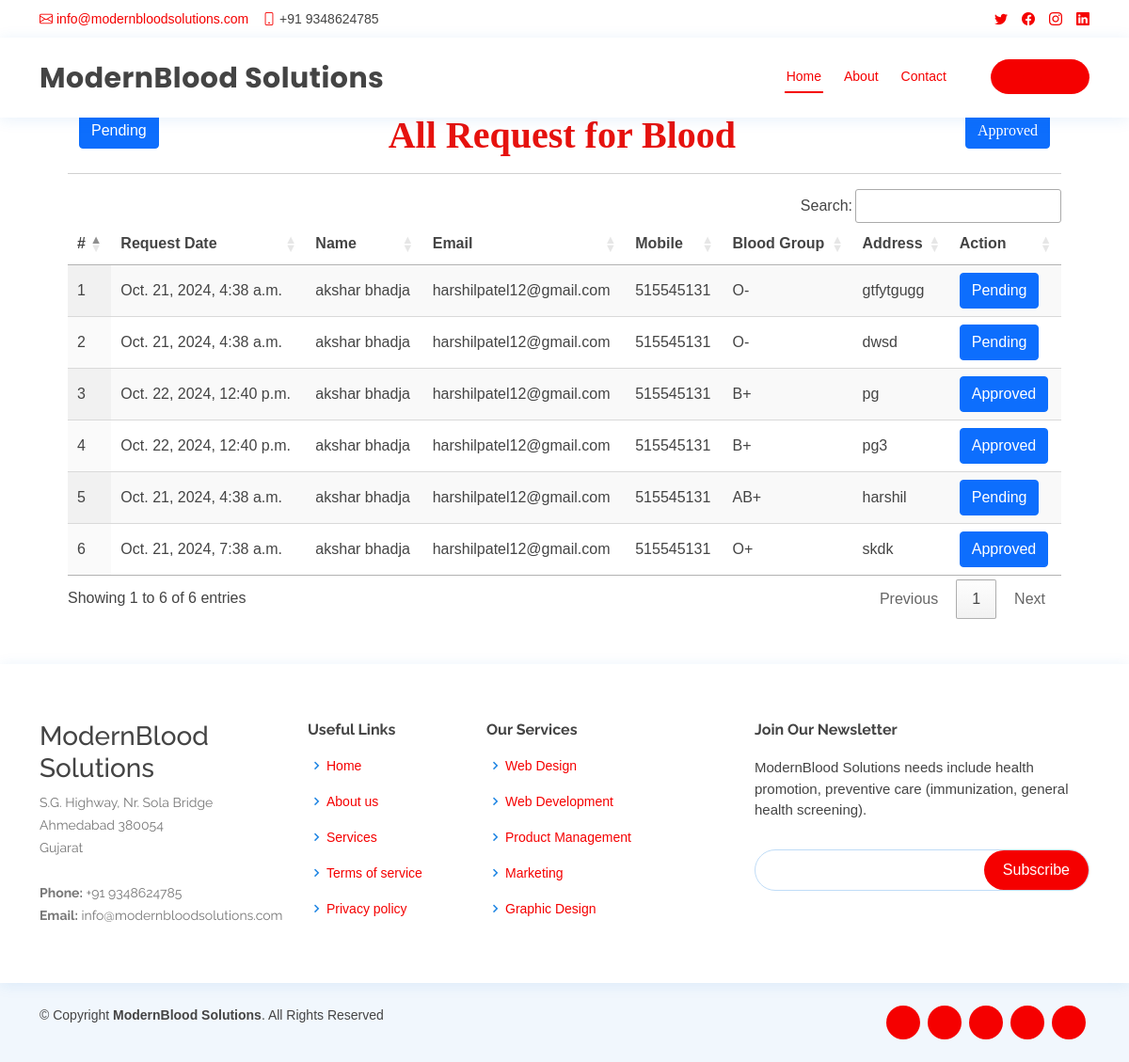
The page /request_blood on the database its author committed.
### blood_app/models.py (models this page shows, shortened)
class Blood_Donation(models.Model):
    status = models.CharField(max_length=100, null=True, blank=True)
    user = models.ForeignKey(UserProfile, on_delete=models.CASCADE, null=True, blank=True)
    blood_group = models.ForeignKey(Category, on_delete=models.CASCADE, null=True, blank=True)
    place = models.CharField(max_length=100, null=True, blank=True)
    purpose = models.CharField(max_length=100, null=True, blank=True)
    created = models.DateTimeField(auto_now=True,null=True)
    active = models.BooleanField(null=True, blank=True, default=False)

class UserProfile(models.Model):
    user = models.ForeignKey(User, on_delete=models.CASCADE, null=True)
    contact = models.CharField(max_length=100, null=True)
    address = models.CharField(max_length=100, null=True)
    blood_group = models.ForeignKey(Category, on_delete=models.CASCADE, null=True, blank=True)
    dob = models.DateField(null=True)
    image = models.FileField(null=True)

class Category(models.Model):
    name = models.CharField(max_length=100, null=True, blank=True)
    def __str__(self):
        return self.name

### blood_app/views.py (the view)
# urls.py: path('request_blood', request_blood, name='request_blood'),
def request_blood(request):
    mydata = request.GET.get('action',0)
    data = Blood_Donation.objects.filter(purpose="Request for Blood")
    if mydata:
        data = data.filter(status=mydata)
    return render(request, 'request_blood.html', {'data':data})

### blood_app/templates/request_blood.html (shortened to what this page needs)
{% extends 'index.html' %}
{% load static %}
{% block body %}
<div class="container-fluid" style="width:90%;margin-top:10%">
                    <div class="container-fluid">
                          <a href="/request_blood?action=Pending">
                            <button type="button" class="btn btn-primary pull-left">Pending</button>
                          </a>
                          <h1 align="center" style="font-weight:bold;font-family : 'Monotype Corsiva' ; color : #E6120E ;margin-top:4%">
                            {% if request.GET.action %} {{request.GET.action}} {% else %} All{% endif %} Request for Blood
                          <a href="/request_blood?action=Approved">
                            <button type="button" class="btn btn-primary pull-right">Approved</button>
                          </a>
                        </h1>
                         </div><hr>
                                <table id="example" class="display" style="width:100%">
                                  <thead>
                                    <tr>
                                      <th>#</th>
                                      <th>Request Date</th>
                                      <th>Name</th>
                                      <th>Email</th>
                                      <th>Mobile</th>
                                      <th>Blood Group</th>
                                      <th>Address</th>
                                      <th>Action</th>
                                  </tr>
                              </thead>
                              <tbody>
                              {% for i in data %}
                                <tr>
                                  <td>{{forloop.counter}}</td>
                                  <td>{{i.created}}</td>
                                  <td>{{i.user.user.first_name}} {{i.user.user.last_name}}</td>
                                  <td>{{i.user.user.email}}</td>
                                  <td>{{i.user.contact}}</td>
                                  <td>{{i.blood_group}}</td>
                                  <td>{{i.place}}</td>
                                  <td>
                                    <a href="/change_status/{{i.id}}/?data={{request.get_full_path}}">
                                      <button type="button" class="btn btn-primary">{% if i.status == "Approved" %}Approved{% else %}Pending{% endif %}</button>
                                    </a>
                                  </td>
                              </tr>
                              {% endfor %}
                          </tbody>
                      </table>
                  </div>
{% endblock %}

### blood_app/static/css/style.css (style rules this page uses)
body { font-family: "Open Sans", sans-serif; color: #444444; }
a { color: #f50000 !important; text-decoration: none; }
h1, h2, h3, h4, h5, h6 { font-family: "Raleway", sans-serif; }

### blood_app/templates/request_blood.html (style rules this page uses)
body { font-family: Arial, Helvetica, sans-serif; }

### rows shown on the page
Blood_Donation: created "Oct. 21, 2024, 4:38 a.m.", user.user.first_name "akshar", user.user.last_name "bhadja", user.user.email "harshilpatel12@gmail.com", user.contact "515545131", blood_group "O-", place "gtfytgugg", status "Pending"
Blood_Donation: created "Oct. 21, 2024, 4:38 a.m.", user.user.first_name "akshar", user.user.last_name "bhadja", user.user.email "harshilpatel12@gmail.com", user.contact "515545131", blood_group "O-", place "dwsd", status "Pending"
Blood_Donation: created "Oct. 22, 2024, 12:40 p.m.", user.user.first_name "akshar", user.user.last_name "bhadja", user.user.email "harshilpatel12@gmail.com", user.contact "515545131", blood_group "B+", place "pg", status "Approved"
Blood_Donation: created "Oct. 22, 2024, 12:40 p.m.", user.user.first_name "akshar", user.user.last_name "bhadja", user.user.email "harshilpatel12@gmail.com", user.contact "515545131", blood_group "B+", place "pg3", status "Approved"
Blood_Donation: created "Oct. 21, 2024, 4:38 a.m.", user.user.first_name "akshar", user.user.last_name "bhadja", user.user.email "harshilpatel12@gmail.com", user.contact "515545131", blood_group "AB+", place "harshil", status "Pending"
Blood_Donation: created "Oct. 21, 2024, 7:38 a.m.", user.user.first_name "akshar", user.user.last_name "bhadja", user.user.email "harshilpatel12@gmail.com", user.contact "515545131", blood_group "O+", place "skdk", status "Approved"
